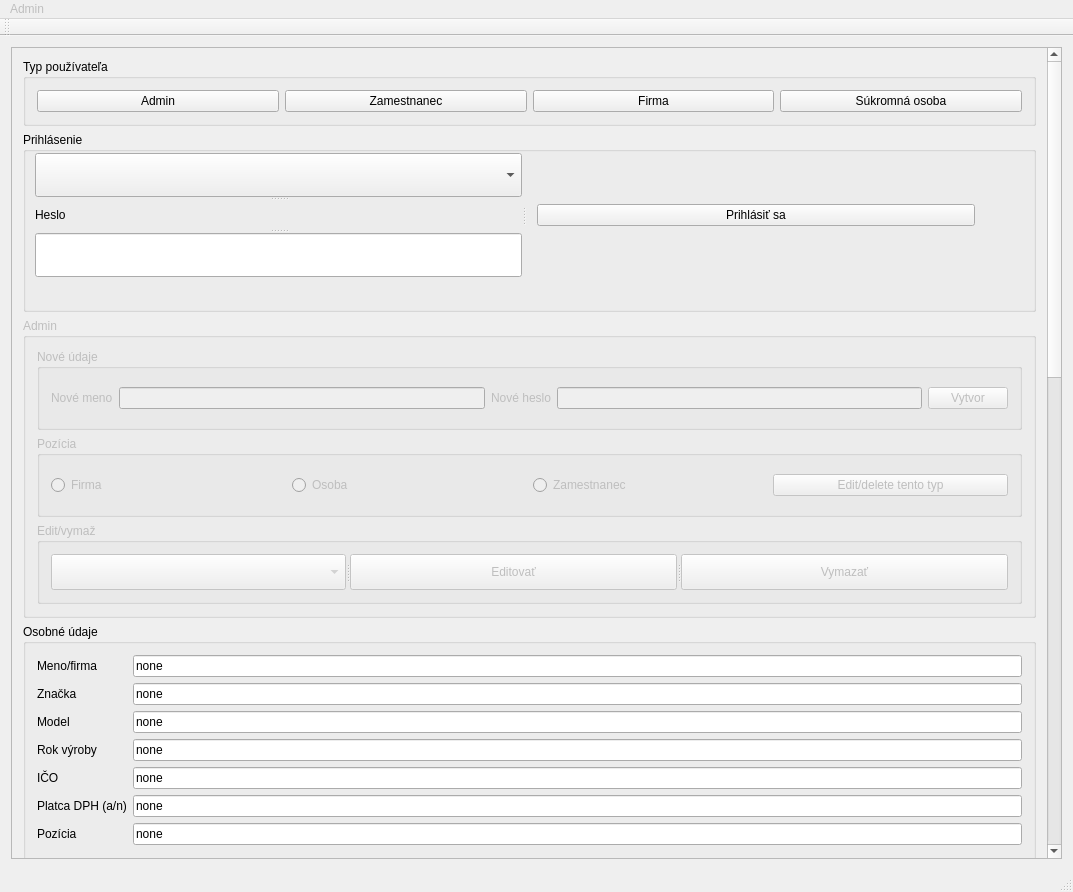
<?xml version="1.0" encoding="UTF-8"?>
<ui version="4.0">
 <class>AutoserviskbClass</class>
 <widget class="QMainWindow" name="AutoserviskbClass">
  <property name="geometry">
   <rect>
    <x>0</x>
    <y>0</y>
    <width>1073</width>
    <height>892</height>
   </rect>
  </property>
  <property name="windowTitle">
   <string>Autoserviskb</string>
  </property>
  <widget class="QWidget" name="centralWidget">
   <layout class="QVBoxLayout" name="verticalLayout">
    <item>
     <widget class="QScrollArea" name="scrollArea">
      <property name="widgetResizable">
       <bool>true</bool>
      </property>
      <widget class="QWidget" name="scrollAreaWidgetContents_2">
       <property name="geometry">
        <rect>
         <x>0</x>
         <y>0</y>
         <width>1028</width>
         <height>2021</height>
        </rect>
       </property>
       <layout class="QVBoxLayout" name="verticalLayout_2">
        <item>
         <widget class="QGroupBox" name="groupBox">
          <property name="title">
           <string>Typ používateľa</string>
          </property>
          <layout class="QHBoxLayout" name="horizontalLayout_2">
           <item>
            <widget class="QPushButton" name="admin_2">
             <property name="text">
              <string>Admin</string>
             </property>
            </widget>
           </item>
           <item>
            <widget class="QPushButton" name="zamestnanec_2">
             <property name="text">
              <string>Zamestnanec</string>
             </property>
            </widget>
           </item>
           <item>
            <widget class="QPushButton" name="firma_2">
             <property name="text">
              <string>Firma</string>
             </property>
            </widget>
           </item>
           <item>
            <widget class="QPushButton" name="osoba_2">
             <property name="text">
              <string>Súkromná osoba</string>
             </property>
            </widget>
           </item>
          </layout>
         </widget>
        </item>
        <item>
         <widget class="QGroupBox" name="groupBox_2">
          <property name="sizePolicy">
           <sizepolicy hsizetype="Preferred" vsizetype="Fixed">
            <horstretch>0</horstretch>
            <verstretch>0</verstretch>
           </sizepolicy>
          </property>
          <property name="minimumSize">
           <size>
            <width>0</width>
            <height>180</height>
           </size>
          </property>
          <property name="title">
           <string>Prihlásenie</string>
          </property>
          <widget class="QSplitter" name="splitter_3">
           <property name="geometry">
            <rect>
             <x>12</x>
             <y>21</y>
             <width>951</width>
             <height>124</height>
            </rect>
           </property>
           <property name="orientation">
            <enum>Qt::Horizontal</enum>
           </property>
           <widget class="QSplitter" name="splitter_4">
            <property name="orientation">
             <enum>Qt::Vertical</enum>
            </property>
            <widget class="QComboBox" name="uzivatelia_2"/>
            <widget class="QLabel" name="label_3">
             <property name="text">
              <string>Heslo</string>
             </property>
            </widget>
            <widget class="QLineEdit" name="heslo_2"/>
           </widget>
           <widget class="QWidget" name="layoutWidget_4">
            <layout class="QVBoxLayout" name="verticalLayout_4">
             <item>
              <spacer name="verticalSpacer_3">
               <property name="orientation">
                <enum>Qt::Vertical</enum>
               </property>
               <property name="sizeHint" stdset="0">
                <size>
                 <width>20</width>
                 <height>40</height>
                </size>
               </property>
              </spacer>
             </item>
             <item>
              <widget class="QPushButton" name="prihlas_2">
               <property name="text">
                <string>Prihlásiť sa</string>
               </property>
              </widget>
             </item>
             <item>
              <spacer name="verticalSpacer_4">
               <property name="orientation">
                <enum>Qt::Vertical</enum>
               </property>
               <property name="sizeHint" stdset="0">
                <size>
                 <width>20</width>
                 <height>40</height>
                </size>
               </property>
              </spacer>
             </item>
            </layout>
           </widget>
          </widget>
         </widget>
        </item>
        <item>
         <widget class="QGroupBox" name="groupBox_9">
          <property name="enabled">
           <bool>false</bool>
          </property>
          <property name="sizePolicy">
           <sizepolicy hsizetype="Preferred" vsizetype="Fixed">
            <horstretch>0</horstretch>
            <verstretch>0</verstretch>
           </sizepolicy>
          </property>
          <property name="minimumSize">
           <size>
            <width>0</width>
            <height>300</height>
           </size>
          </property>
          <property name="title">
           <string>Admin </string>
          </property>
          <layout class="QVBoxLayout" name="verticalLayout_3">
           <item>
            <widget class="QGroupBox" name="groupBox_10">
             <property name="title">
              <string>Nové údaje</string>
             </property>
             <layout class="QHBoxLayout" name="horizontalLayout">
              <item>
               <widget class="QLabel" name="label">
                <property name="text">
                 <string>Nové meno</string>
                </property>
               </widget>
              </item>
              <item>
               <widget class="QLineEdit" name="novemeno_2"/>
              </item>
              <item>
               <widget class="QLabel" name="label_2">
                <property name="text">
                 <string>Nové heslo</string>
                </property>
               </widget>
              </item>
              <item>
               <widget class="QLineEdit" name="noveheslo_2"/>
              </item>
              <item>
               <widget class="QPushButton" name="vytvor_2">
                <property name="text">
                 <string>Vytvor</string>
                </property>
               </widget>
              </item>
             </layout>
            </widget>
           </item>
           <item>
            <widget class="QGroupBox" name="groupBox_11">
             <property name="title">
              <string>Pozícia</string>
             </property>
             <layout class="QHBoxLayout" name="horizontalLayout_4">
              <item>
               <widget class="QRadioButton" name="frimaRadio_2">
                <property name="text">
                 <string>Firma</string>
                </property>
               </widget>
              </item>
              <item>
               <widget class="QRadioButton" name="osobaRadio_2">
                <property name="text">
                 <string>Osoba</string>
                </property>
               </widget>
              </item>
              <item>
               <widget class="QRadioButton" name="zamestnanecRadio_2">
                <property name="text">
                 <string>Zamestnanec</string>
                </property>
               </widget>
              </item>
              <item>
               <widget class="QPushButton" name="editPush_2">
                <property name="text">
                 <string>Edit/delete tento typ</string>
                </property>
               </widget>
              </item>
             </layout>
            </widget>
           </item>
           <item>
            <widget class="QGroupBox" name="groupBox_12">
             <property name="title">
              <string>Edit/vymaž</string>
             </property>
             <layout class="QGridLayout" name="gridLayout">
              <item row="0" column="0">
               <widget class="QSplitter" name="splitter">
                <property name="orientation">
                 <enum>Qt::Horizontal</enum>
                </property>
                <widget class="QComboBox" name="comboBox_2"/>
                <widget class="QPushButton" name="edit_2">
                 <property name="text">
                  <string>Editovať</string>
                 </property>
                </widget>
                <widget class="QPushButton" name="vymaz_2">
                 <property name="text">
                  <string>Vymazať</string>
                 </property>
                </widget>
               </widget>
              </item>
             </layout>
            </widget>
           </item>
          </layout>
         </widget>
        </item>
        <item>
         <widget class="QGroupBox" name="groupBox_7">
          <property name="enabled">
           <bool>true</bool>
          </property>
          <property name="sizePolicy">
           <sizepolicy hsizetype="Preferred" vsizetype="Fixed">
            <horstretch>0</horstretch>
            <verstretch>0</verstretch>
           </sizepolicy>
          </property>
          <property name="minimumSize">
           <size>
            <width>0</width>
            <height>260</height>
           </size>
          </property>
          <property name="title">
           <string>Osobné údaje</string>
          </property>
          <layout class="QFormLayout" name="formLayout">
           <item row="0" column="0">
            <widget class="QLabel" name="label_5">
             <property name="text">
              <string>Meno/firma</string>
             </property>
            </widget>
           </item>
           <item row="0" column="1">
            <widget class="QLineEdit" name="lineEdit_3">
             <property name="text">
              <string>none</string>
             </property>
            </widget>
           </item>
           <item row="1" column="0">
            <widget class="QLabel" name="label_6">
             <property name="text">
              <string>Značka</string>
             </property>
            </widget>
           </item>
           <item row="1" column="1">
            <widget class="QLineEdit" name="lineEdit_4">
             <property name="text">
              <string>none</string>
             </property>
            </widget>
           </item>
           <item row="2" column="0">
            <widget class="QLabel" name="label_7">
             <property name="text">
              <string>Model</string>
             </property>
            </widget>
           </item>
           <item row="2" column="1">
            <widget class="QLineEdit" name="lineEdit_5">
             <property name="text">
              <string>none</string>
             </property>
            </widget>
           </item>
           <item row="3" column="0">
            <widget class="QLabel" name="label_8">
             <property name="text">
              <string>Rok výroby</string>
             </property>
            </widget>
           </item>
           <item row="3" column="1">
            <widget class="QLineEdit" name="lineEdit_6">
             <property name="text">
              <string>none</string>
             </property>
            </widget>
           </item>
           <item row="4" column="0">
            <widget class="QLabel" name="label_9">
             <property name="text">
              <string>IČO</string>
             </property>
            </widget>
           </item>
           <item row="4" column="1">
            <widget class="QLineEdit" name="lineEdit_7">
             <property name="text">
              <string>none</string>
             </property>
            </widget>
           </item>
           <item row="5" column="0">
            <widget class="QLabel" name="label_12">
             <property name="text">
              <string>Platca DPH (a/n)</string>
             </property>
            </widget>
           </item>
           <item row="5" column="1">
            <widget class="QLineEdit" name="lineEdit_8">
             <property name="text">
              <string>none</string>
             </property>
            </widget>
           </item>
           <item row="6" column="0">
            <widget class="QLabel" name="label_13">
             <property name="text">
              <string>Pozícia</string>
             </property>
            </widget>
           </item>
           <item row="6" column="1">
            <widget class="QLineEdit" name="lineEdit_9">
             <property name="text">
              <string>none</string>
             </property>
            </widget>
           </item>
          </layout>
         </widget>
        </item>
        <item>
         <widget class="QPushButton" name="zmenitOs">
          <property name="text">
           <string>Zmeniť osobné údaje</string>
          </property>
         </widget>
        </item>
        <item>
         <widget class="QGroupBox" name="groupBox_3">
          <property name="sizePolicy">
           <sizepolicy hsizetype="Preferred" vsizetype="Fixed">
            <horstretch>0</horstretch>
            <verstretch>100</verstretch>
           </sizepolicy>
          </property>
          <property name="minimumSize">
           <size>
            <width>0</width>
            <height>300</height>
           </size>
          </property>
          <property name="title">
           <string>Výber služieb</string>
          </property>
          <layout class="QHBoxLayout" name="horizontalLayout_3">
           <item>
            <widget class="QTableWidget" name="sluzby"/>
           </item>
           <item>
            <widget class="QPushButton" name="vybrat">
             <property name="text">
              <string>Vybrať</string>
             </property>
            </widget>
           </item>
          </layout>
         </widget>
        </item>
        <item>
         <widget class="QGroupBox" name="groupBox_4">
          <property name="sizePolicy">
           <sizepolicy hsizetype="Preferred" vsizetype="Fixed">
            <horstretch>0</horstretch>
            <verstretch>0</verstretch>
           </sizepolicy>
          </property>
          <property name="minimumSize">
           <size>
            <width>0</width>
            <height>300</height>
           </size>
          </property>
          <property name="title">
           <string>Prehľad vybraných služieb</string>
          </property>
          <layout class="QHBoxLayout" name="horizontalLayout_10">
           <item>
            <widget class="QTableWidget" name="vybrane">
             <property name="enabled">
              <bool>true</bool>
             </property>
            </widget>
           </item>
           <item>
            <widget class="QPushButton" name="vymazat">
             <property name="text">
              <string>Vymazať</string>
             </property>
            </widget>
           </item>
          </layout>
         </widget>
        </item>
        <item>
         <widget class="QGroupBox" name="groupBox_5">
          <property name="enabled">
           <bool>false</bool>
          </property>
          <property name="sizePolicy">
           <sizepolicy hsizetype="Preferred" vsizetype="Fixed">
            <horstretch>0</horstretch>
            <verstretch>0</verstretch>
           </sizepolicy>
          </property>
          <property name="minimumSize">
           <size>
            <width>0</width>
            <height>100</height>
           </size>
          </property>
          <property name="title">
           <string>Potvrdenie objednávky</string>
          </property>
          <widget class="QSplitter" name="splitter_5">
           <property name="geometry">
            <rect>
             <x>10</x>
             <y>40</y>
             <width>961</width>
             <height>28</height>
            </rect>
           </property>
           <property name="orientation">
            <enum>Qt::Horizontal</enum>
           </property>
           <widget class="QComboBox" name="uzivateliaUloz"/>
           <widget class="QPushButton" name="potvdObj">
            <property name="text">
             <string>Potvrdiť objednávku</string>
            </property>
           </widget>
          </widget>
         </widget>
        </item>
        <item>
         <widget class="QGroupBox" name="groupBox_8">
          <property name="sizePolicy">
           <sizepolicy hsizetype="Preferred" vsizetype="Fixed">
            <horstretch>0</horstretch>
            <verstretch>0</verstretch>
           </sizepolicy>
          </property>
          <property name="minimumSize">
           <size>
            <width>0</width>
            <height>300</height>
           </size>
          </property>
          <property name="title">
           <string>Potvrdené objednávky - prehľad</string>
          </property>
          <layout class="QVBoxLayout" name="verticalLayout_11">
           <item>
            <widget class="QTableWidget" name="potvrdene"/>
           </item>
          </layout>
         </widget>
        </item>
        <item>
         <widget class="QGroupBox" name="groupBox_6">
          <property name="sizePolicy">
           <sizepolicy hsizetype="Preferred" vsizetype="Fixed">
            <horstretch>0</horstretch>
            <verstretch>0</verstretch>
           </sizepolicy>
          </property>
          <property name="minimumSize">
           <size>
            <width>0</width>
            <height>100</height>
           </size>
          </property>
          <property name="title">
           <string>Odhlásenie</string>
          </property>
          <layout class="QVBoxLayout" name="verticalLayout_12">
           <item>
            <widget class="QPushButton" name="faktura">
             <property name="text">
              <string>Vytvoriť faktúru</string>
             </property>
            </widget>
           </item>
           <item>
            <widget class="QPushButton" name="odhlasit">
             <property name="text">
              <string>Odhlásiť sa</string>
             </property>
            </widget>
           </item>
          </layout>
         </widget>
        </item>
       </layout>
      </widget>
     </widget>
    </item>
   </layout>
  </widget>
  <widget class="QMenuBar" name="menuBar">
   <property name="geometry">
    <rect>
     <x>0</x>
     <y>0</y>
     <width>1073</width>
     <height>26</height>
    </rect>
   </property>
   <widget class="QMenu" name="menuAdmin">
    <property name="enabled">
     <bool>false</bool>
    </property>
    <property name="title">
     <string>Admin</string>
    </property>
    <addaction name="actionNahrat"/>
   </widget>
   <addaction name="menuAdmin"/>
  </widget>
  <widget class="QToolBar" name="mainToolBar">
   <attribute name="toolBarArea">
    <enum>TopToolBarArea</enum>
   </attribute>
   <attribute name="toolBarBreak">
    <bool>false</bool>
   </attribute>
  </widget>
  <widget class="QStatusBar" name="statusBar"/>
  <action name="actionNahrat">
   <property name="text">
    <string>Nahrat</string>
   </property>
  </action>
 </widget>
 <layoutdefault spacing="6" margin="11"/>
 <resources>
  <include location="Autoserviskb.qrc"/>
 </resources>
 <connections/>
</ui>
